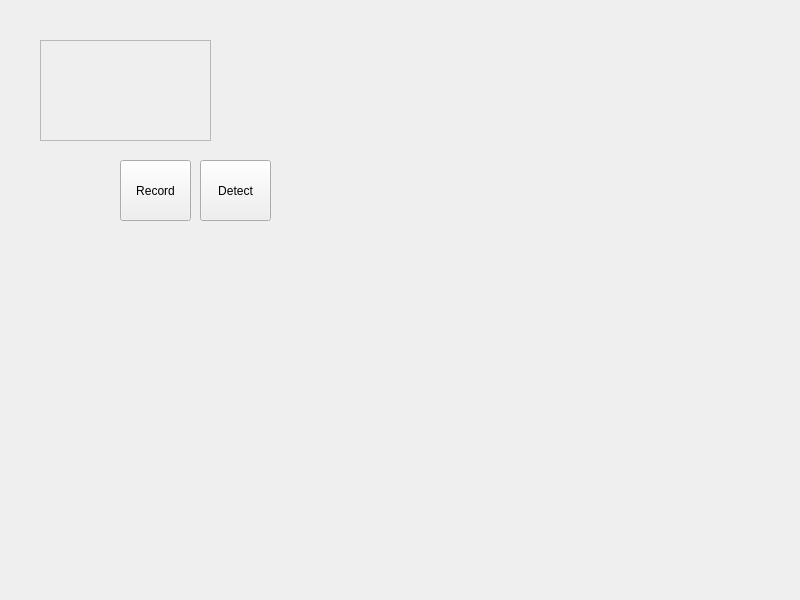
<?xml version="1.0" encoding="UTF-8"?>
<ui version="4.0">
 <class>Widget</class>
 <widget class="QWidget" name="Widget">
  <property name="geometry">
   <rect>
    <x>0</x>
    <y>0</y>
    <width>800</width>
    <height>600</height>
   </rect>
  </property>
  <property name="windowTitle">
   <string>Widget</string>
  </property>
  <widget class="QPushButton" name="pushButton_2">
   <property name="geometry">
    <rect>
     <x>200</x>
     <y>160</y>
     <width>71</width>
     <height>61</height>
    </rect>
   </property>
   <property name="text">
    <string>Detect</string>
   </property>
  </widget>
  <widget class="QPushButton" name="pushButton">
   <property name="geometry">
    <rect>
     <x>120</x>
     <y>160</y>
     <width>71</width>
     <height>61</height>
    </rect>
   </property>
   <property name="text">
    <string>Record</string>
   </property>
  </widget>
  <widget class="QFrame" name="frame">
   <property name="geometry">
    <rect>
     <x>40</x>
     <y>40</y>
     <width>171</width>
     <height>101</height>
    </rect>
   </property>
   <property name="frameShape">
    <enum>QFrame::StyledPanel</enum>
   </property>
   <property name="frameShadow">
    <enum>QFrame::Raised</enum>
   </property>
  </widget>
 </widget>
 <resources/>
 <connections/>
</ui>
